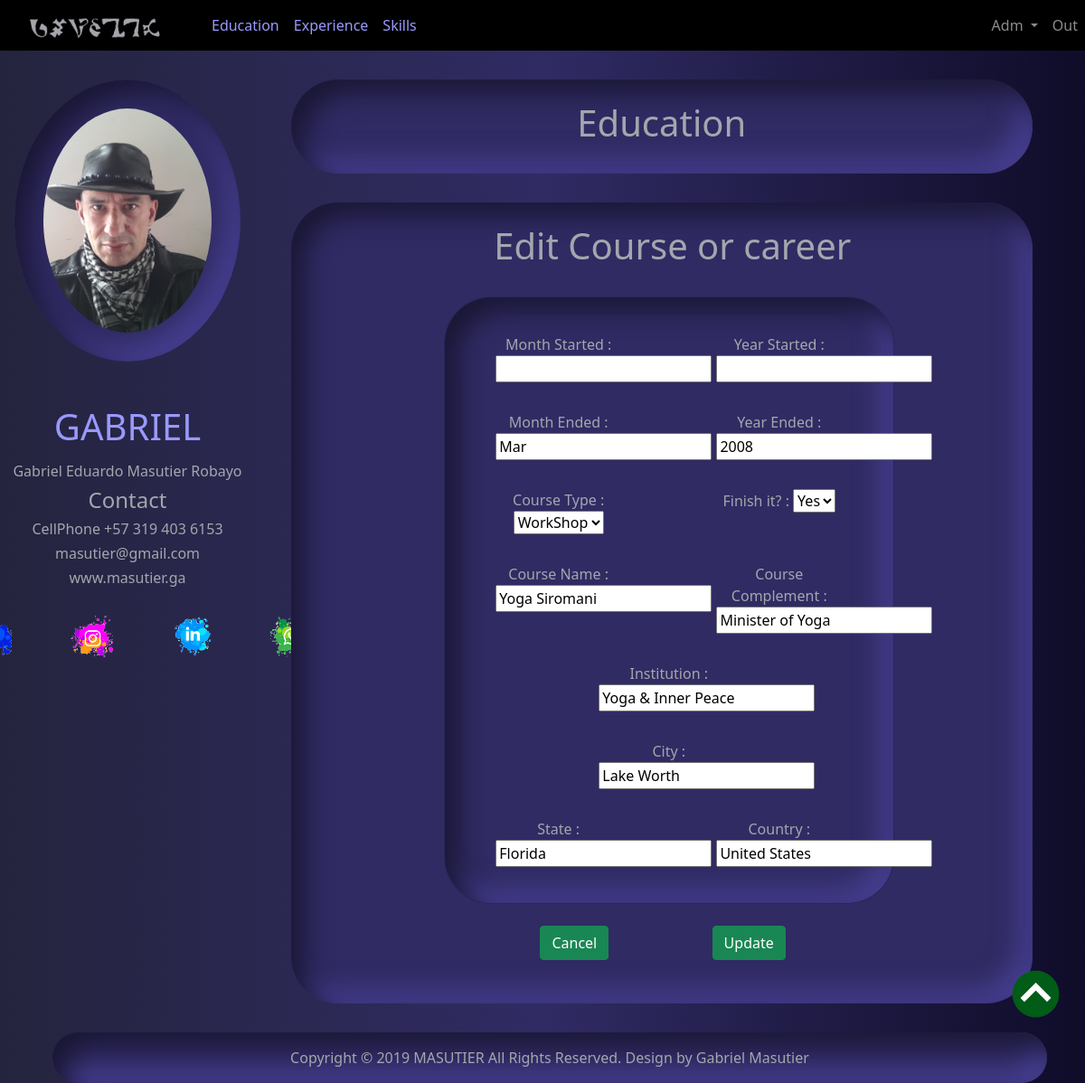
The page /editStudie/16/ (signed in) on the database as committed earlier.
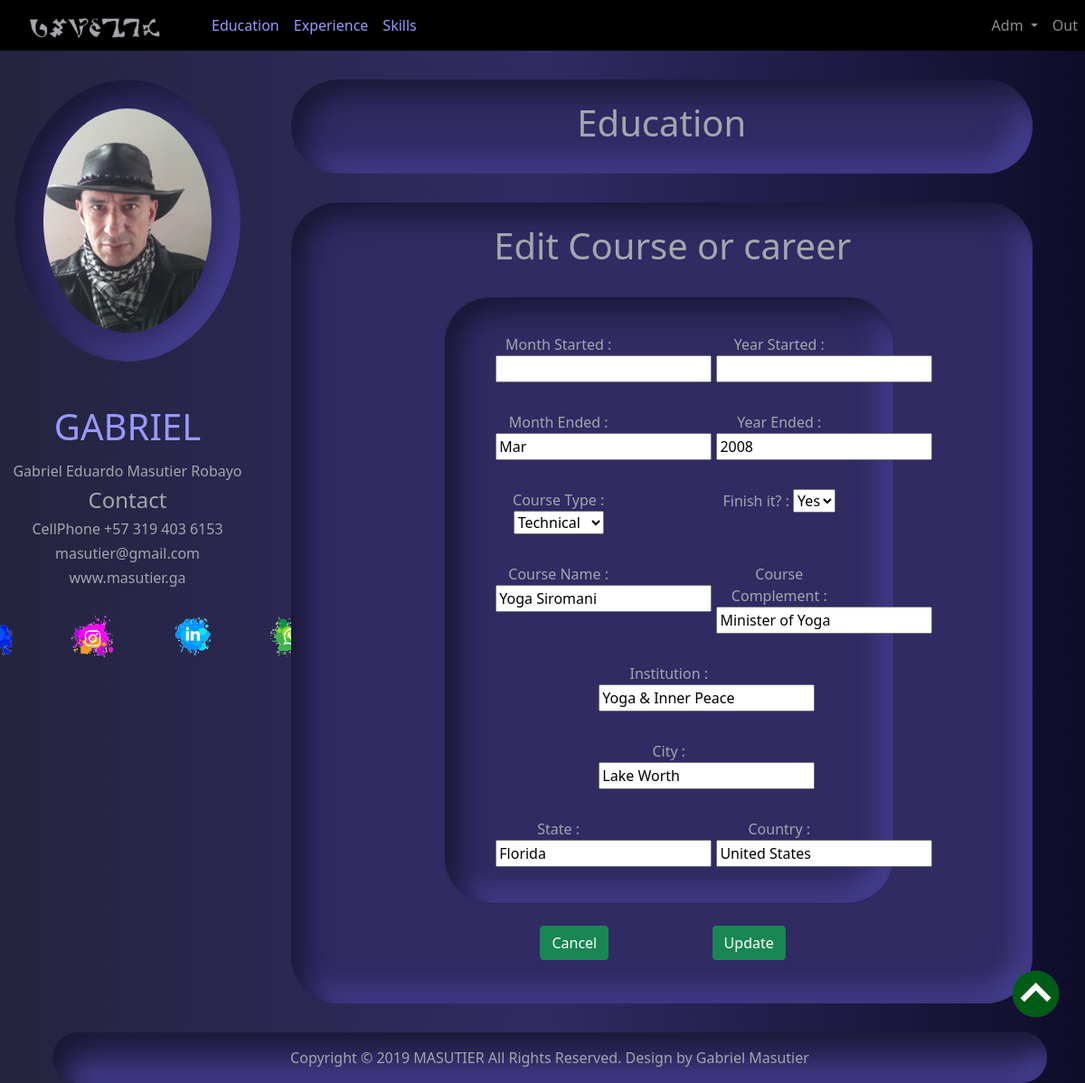
The same page on the database as committed later.
### studies/models.py (models this page shows, shortened)
class Studie(models.Model):
    STATUS = (
        ('University', 'University'),
        ('Technical', 'Technical'),
        ('WorkShop', 'WorkShop'),
        ('Self', 'Self'),
        ('Other', 'Other'),
    )
    FINISH = (
        ('Yes', "Yes"),
        ('No', "No"),
    )
    kind = models.CharField(max_length=100, choices=STATUS, default="Other")
    name = models.CharField(max_length=30, blank=False, null=False)
    remark = models.CharField(max_length=50, blank=True)
    institution = models.CharField(max_length=50, blank=False, null=False)
    city = models.CharField(max_length=50, blank=False, null=False)
    state = models.CharField(max_length=50, blank=False, null=False)
    country = models.CharField(max_length=50, blank=False, null=False)
    monthStart = models.CharField(max_length=3, blank=True)
    yearStart = models.CharField(max_length=4, blank=True)
    monthEnd = models.CharField(max_length=3, blank=True)
    yearEnd = models.CharField(max_length=5, blank=False, null=False)
    finish = models.CharField(max_length=100, choices=FINISH, default="Yes")

### studies/views.py (the view)
# urls.py: path('editStudie/<int:pk>/', editStudie, name="editStudie"),
@login_required(login_url='loginPage')
def editStudie(request, pk):
    study = Studie.objects.get(id=pk)
    studieForm = CreateStudieForm(instance=study)
    if request.method == 'POST':
        studieForm = CreateStudieForm(request.POST, request.FILES, instance=study)
        if studieForm.is_valid:
            studieForm.save()
            messages.success(request, 'The course was Updated successful')
            return redirect('studies')
    context = {"title": "Update Education", "studieForm": studieForm}
    return render(request, "studies/editStudie.html", context)

### studies/forms.py
class CreateStudieForm(ModelForm):
    class Meta:
        model = Studie
        fields = '__all__'

### studies/templates/studies/editStudie.html (shortened to what this page needs)
{% extends 'home/home.html' %}
{% load static %}
{% block content %}
<div class="col-md-11 p-4 boxtext1 c">
    <h1 class="c">Education</h1>
</div>
<div class="col-md-11 p-4 boxtext1 c">
<h1 class="ms-4">Edit Course or career</h1>
    <form method="POST" enctype="multipart/form-data">
        <div class="col-md-8 mx-auto">
            <div class="card boxtext1" >
                <div class="card-body row mt-4">
                    <div class="col-md-4 mx-auto">
                        <label>Month Started :</label>
                        {{studieForm.monthStart}}
                    </div>
                    <div class="col-md-4 mx-auto">
                        <label>Year Started :</label>
                        {{studieForm.yearStart}}
                    </div>
                </div>
                <div class="card-body row">
                    <div class="col-md-4 mx-auto">
                        <label>Month Ended :</label>
                        {{studieForm.monthEnd}}
                    </div>
                    <div class="col-md-4 mx-auto">
                        <label>Year Ended :</label>
                        {{studieForm.yearEnd}}
                    </div>
                </div>
                <div class="card-body row">
                    <div class="col-md-4 mx-auto">
                        <label>Course Type :</label>
                        {{studieForm.kind}}
                    </div>
                    <div class="col-md-4 mx-auto">
                        <label>Finish it? :</label>
                        {{studieForm.finish}}
                    </div>
                </div>
                <div class="card-body row">
                    <div class="col-md-4 mx-auto">
                        <label>Course Name :</label>
                        {{studieForm.name}}
                    </div>
                    <div class="col-md-4 mx-auto">
                        <label>Course Complement :</label>
                        {{studieForm.remark}}
                    </div>
                </div>
                <div class="card-body">
                    <div class="col-md-4 mx-auto">
                        <label>Institution :</label>
                        {{studieForm.institution}}
                    </div>
                </div>
                <div class="card-body">
                    <div class="col-md-4 mx-auto">
                        <label>City :</label>
                        {{studieForm.city}}
                    </div>
                </div>
                <div class="card-body row  mb-4">
                    <div class="col-md-4 mx-auto">
                        <label>State :</label>
                        {{studieForm.state}}
                    </div>
                    <div class="col-md-4 mx-auto">
                        <label>Country :</label>
                        {{studieForm.country}}
                    </div>
                </div>
            </div>
        </div>
        <div class="col-lg-6 mx-auto row ">
            <div class="container col-lg-5 mt-4 mb-4 ">
                <button class="btn btn-success btn-block" onclick="goBack()">Cancel</button>
            </div>
            <div class="container col-lg-5 mt-4 mb-4 ">
                <input class="btn btn-success btn-block" type="submit" value="Update">
            </div>
        </div>
    </form>
</div>
{% endblock content %}

Rows that differ between the two databases and show on the page:
changed Studie "Mar": kind "WorkShop" → "Technical"
